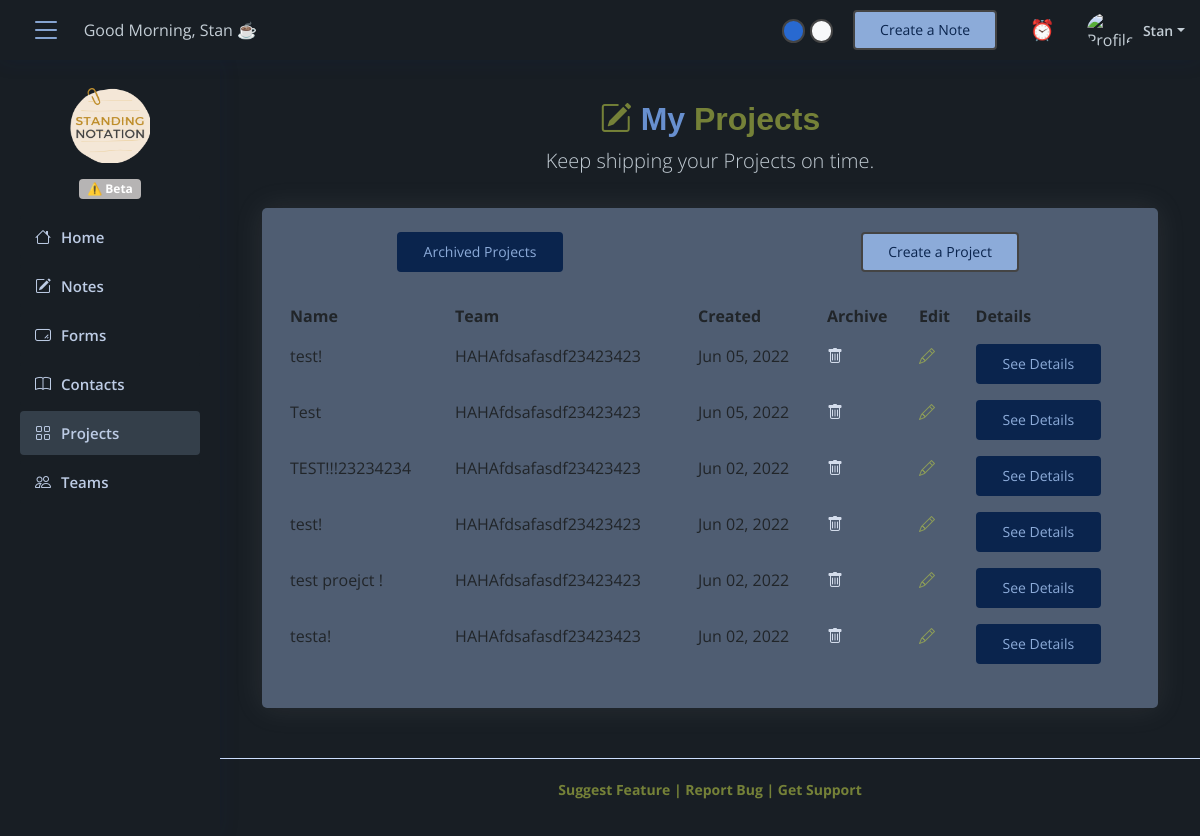
Screenshot of /note/projects/ (signed in) with the database file from the repository.
### accounts/models.py (models this page shows, shortened)
class User(AbstractUser, PermissionsMixin):
    updated = models.DateTimeField(auto_now=True) # Be sure to update this when they save profile settings
    created = models.DateTimeField(auto_now_add=True)
    profile_photo = models.ImageField(default='default.jpg')
    first_name = models.CharField(max_length=50, blank=False)
    last_name = models.CharField(max_length=50, blank=False)
    email = models.EmailField(max_length=254, unique=True)
    email_confirmed = models.BooleanField(default=False)
    password = models.CharField(max_length=200)
    dark_mode = models.BooleanField(default=False)
    receive_email_notifications = models.BooleanField(default=True)
    team_user = models.BooleanField(default=True) # toggle to false when makes manager link
    manager_id = models.CharField(max_length=200, blank=True) # Redundant if team_user=True, but that's okay
    username = None
    is_active = models.BooleanField(default=True)
    is_admin = models.BooleanField(default=True)
    is_staff = models.BooleanField(default=True)
    is_superuser = models.BooleanField(default=True)
    USERNAME_FIELD = 'email'
    REQUIRED_FIELDS = ['password']
    objects = CustomUserManager()

### note/models.py (models this page shows, shortened)
class Project(models.Model):
    user = models.ForeignKey(settings.AUTH_USER_MODEL, related_name="myproject",  on_delete=models.CASCADE, null=True) # THIS IS FOR THE CURRENT LOGGED IN USER / TEAM LEAD
    team = models.ForeignKey(Team, related_name="projectteam",  on_delete=models.CASCADE, null=True) # Team can have many projects, so a project gets a team
    title = models.CharField(max_length=120)
    created = models.DateTimeField(auto_now_add=True)
    archived = models.BooleanField(default=False)

class Team(models.Model):
    user = models.ForeignKey(settings.AUTH_USER_MODEL, related_name="myteam",  on_delete=models.CASCADE, null=True) # THIS IS FOR THE CURRENT LOGGED IN USER / TEAM LEAD
    contacts = models.ManyToManyField(Contact, related_name="teamContacts")
    title = models.CharField(max_length=120)
    created = models.DateTimeField(auto_now_add=True)
    archived = models.BooleanField(default=False)

### note/views.py (the view)
# urls.py: path('projects/', projects, name="projects"),
@login_required(login_url='login')
def projects(request):
    projects = Project.objects.filter(user=request.user).order_by('-id')
    projects = projects.filter(archived=False)
    teams = Team.objects.filter(user=request.user).order_by('-id')
    context = {
        'teams':teams, # for the create modal
        'projects':projects,
    }
    return render(request, 'note/projects/projects.html', context)

### note/templates/note/projects/projects.html (shortened to what this page needs)
{% extends 'note/base.html' %}
{% load static %}
{% block content %}
  <main id="main" class="main">
    <section class="section">
        <div class="container-fluid">
          <header class="text-center">
            <h2><i class="bi bi-pencil-square text-warning"></i> My <span class="text-warning"> Projects</span></h2>
            <p class="lead">Keep shipping your Projects on time.</p>
          </header>
          <div class="row justify-content-center">
             <div class="col-12">
              <div class="card recent-sales overflow-auto">
                <div class="row">
                    <div class="col-md-6 text-center">
                      <a href="{% url 'archived-projects' %}" class="mb-4 mt-4 get-started-btn-inverted">Archived Projects</a>
                    </div>
                    <div class="col-md-6 text-center">
                      <p style="cursor:pointer" id="projectBtn" class="mb-4 mt-4 get-started-btn">Create a Project</p>
                    </div>
                  </div>
                <div class="card-body">
                  {% if projects %}
                  <table class="table table-borderless datatable">
                    <thead>
                      <tr>
                        <th scope="col">Name</th>
                        <th scope="col">Team</th>
                        <th scope="col">Created</th>
                        <th scope="col">Archive</th>
                        <th scope="col">Edit</th>
                        <th scope="col">Details</th>
                      </tr>
                    </thead>
                    <tbody>
                      {% for project in projects %}
                      <tr>
                        <td>{{project.title}}</td>
                        <td>{{project.team.title}}</td>
                        <td>{{project.created|date:"M d, Y" }}</td>
                        <td><a href="{% url 'archive-project' project.id %}"><i class="bi bi-trash text-danger"></i></a></td>
                        <td><a href="{% url 'edit-project' project.id %}"><i class="bi bi-pencil text-warning"></i></a></td>
                        <td><a href="{% url 'project-details' project.id %}" class="get-started-btn-inverted">See Details</a></td>
                      </tr>
                      {% endfor %}
                    </tbody>
                  </table>
                  {% else %}
                  <div class="row p-5">
                    <div class="col-md-12 text-center">
                      <h4>Nothing to see here... 👾</h4>
                    </div>
                  </div>
                  {% endif %}
                </div>
              </div>
            </div>
          </div>
        </div>
    </section>
  </main>
{% endblock content %}

### note/templates/note/base.html (shortened to what this page needs)
{% load static %}
<!DOCTYPE html>
<html lang="en">
<head>
  <link href="{% static 'dashboard/vendor/bootstrap/css/bootstrap.min.css' %}" rel="stylesheet">
  <link href="{% static 'dashboard/vendor/bootstrap-icons/bootstrap-icons.css' %}" rel="stylesheet">
  <link href="{% static 'dashboard/vendor/boxicons/css/boxicons.min.css' %}" rel="stylesheet">
  <link href="{% static 'dashboard/vendor/quill/quill.snow.css' %}" rel="stylesheet">
  <link href="{% static 'dashboard/vendor/quill/quill.bubble.css' %}" rel="stylesheet">
  <link href="{% static 'dashboard/vendor/remixicon/remixicon.css' %}" rel="stylesheet">
  <link href="{% static 'dashboard/vendor/simple-datatables/style.css' %}" rel="stylesheet">
  {% if user.dark_mode %}
  <link href="{% static 'dashboard/css/dark-mode.css' %}" rel="stylesheet">
  {% else %}
  <link href="{% static 'dashboard/css/style.css' %}" rel="stylesheet">
  {% endif %}
</head>
<body>
  <header id="header" class="header fixed-top d-flex align-items-center">
    <div class="d-flex align-items-center justify-content-between">
      <i class="bi bi-list toggle-sidebar-btn"></i>
      <p style="margin-left:4%; width:500px;" class="mt-3 invisible" id="morning_welcome">Good Morning, {{user.first_name}} ☕</p>
    </div>
    <nav class="header-nav ms-auto">
      <ul class="d-flex align-items-center">
        <li class="nav-item"><div style="width:71px;"><span style="border: 2px solid #444444; background-color: #2869d0" class="badge rounded-pill"><a href="{% url 'dark-mode-toggle' 1 %}"><span class="invisible">.</span></a></span><span style="border: 2px solid #444444; margin-left:7%;" class="badge rounded-pill bg-light"><a href="{% url 'dark-mode-toggle' 2 %}"><span class="invisible">.</span></a></span></div></li>
        {% if user.team_user %}
        {% else %}
          <li class="nav-item" style="margin-right:4%;" ><a class="get-started-btn" id="createNoteBtn">Create a Note</a></li>
        {% endif %}
        <li class="nav-item dropdown">
          <a class="nav-link nav-icon" href="#" data-bs-toggle="dropdown">⏰<span class="badge bg-warning badge-number" id="unread-alerts-bubble"></span>
          </a>
        </li>
        <li class="nav-item dropdown pe-3">
          <a class="nav-link nav-profile d-flex align-items-center pe-0" href="#" data-bs-toggle="dropdown">
            <img src="" id="profile-photo" alt="Profile" class="rounded-circle">
            <span class="d-none d-md-block dropdown-toggle ps-2">{{ user.first_name|title }}</span>
          </a>
        </li>
      </ul>
    </nav>
  </header>
  <aside id="sidebar" class="sidebar">
  <div class="container-fluid">
    <div class="row justify-content-center mb-2">
      <img onclick="window.location.href  = 'http://127.0.0.1:8000/note/dashboard/'" class="mt-2" style="width:104px; height:75px;" src="{% static 'img/logo.png' %}">
      <div class="row text-center">
        <div class="col-md-12">
         <span class="badge bg-warning badge-number mt-3 mb-2" style="background-color:#b6b4b4 !important;">⚠️ Beta</span>
        </div>
      </div>
    </div>
  </div>
    <ul class="sidebar-nav" id="sidebar-nav">
      <li class="nav-item">
        <a class="nav-link collapsed" href="{% url 'dashboard' %}" id="dashboard">
          <i class="bi bi-house"></i>
          <span>Home</span>
        </a>
      </li>
      <li class="nav-item">
        <a class="nav-link collapsed" href="{% url 'notes' %}" id="notes">
          <i class="bi bi-pencil-square"></i>
          <span>Notes</span>
        </a>
      </li>
      {% if user.team_user %}
      {% else %}
      <li class="nav-item">
        <a class="nav-link collapsed" href="{% url 'forms' %}" id="forms">
          <i class="bi bi-textarea-resize"></i>
          <span>Forms</span>
        </a>
      </li>
      <li class="nav-item">
        <a class="nav-link collapsed" href="{% url 'contacts' %}" id="contacts">
          <i class="bi bi-book"></i>
          <span>Contacts</span>
        </a>
      </li>
      <li class="nav-item">
        <a class="nav-link collapsed" href="{% url 'projects' %}" id="projects">
          <i class="bi bi-grid"></i>
          <span>Projects</span>
        </a>
      </li>
      <li class="nav-item">
        <a class="nav-link collapsed" href="{% url 'teams' %}" id="teams">
          <i class="bi bi-people"></i>
          <span>Teams</span>
        </a>
      </li>
      {% endif %}
    </ul>
  </aside>
  {% block content %} {% endblock %}
  <footer id="footer" class="footer">
    <div class="copyright">
     <p class="text-warning" id="sendFeedbackModalBtn" style="cursor:pointer;">Suggest Feature | Report Bug | Get Support</p>
    </div>
  </footer>
</body>
</html>

### static_in_env/dashboard/css/dark-mode.css (style rules this page uses)
:root { scroll-behavior: smooth; }
body { font-family: "Open Sans", sans-serif; background: #181e24; color: hsl(207, 18%, 80%); }
a { color: #b7c84695; text-decoration: none; }
h1, h2, h3, h4, h5, h6 { font-family: "Helvetica", sans-serif; color: #6890cf; font-weight: 900; }
.text-warning { color: #b7c84695 !important; font-weight:700; }
.lead { margin-bottom: 3.5% !important; }
#main { margin-top: 80px; padding: 20px 30px; transition: all 0.3s; }
.get-started-btn { color: #0a244d; background: #8cabd9; border-radius: 4px; padding: 7px 25px 8px 25px; white-space: nowrap; transition: 0.3s; font-size: 14px; display: inline-block; border: 2px solid #444444; }
.get-started-btn-inverted { color: #8cabd9; background: #0a244d; border-radius: 4px; padding: 7px 25px 8px 25px; white-space: nowrap; transition: 0.3s; font-size: 14px; display: inline-block; border: 2px solid #0a244d; }
.card { margin-bottom: 30px; border: none; border-radius: 5px; box-shadow: 0px 0 30px rgba(194, 195, 196, 0.1); background-color: #4f5d72; }
.card-body { padding: 0 20px 20px 20px; }
.header { transition: all 0.5s; z-index: 997; height: 60px; box-shadow: 0px 2px 20px rgba(1, 41, 112, 0.1); background-color: #181e24; padding-left: 20px; }
.header .toggle-sidebar-btn { font-size: 32px; padding-left: 10px; cursor: pointer; color: #8cabd9; }
.header-nav ul { list-style: none; }
.header-nav > ul { margin: 0; padding: 0; }
.header-nav .nav-icon { font-size: 20px; color: #0a244d; }
.header-nav .nav-profile { color: hsl(207, 18%, 80%); }
.header-nav .nav-profile img { max-height: 36px; }
.header-nav .nav-profile span { font-size: 14px; font-weight: 600; }
.sidebar { position: fixed; top: 60px; left: 0; bottom: 0; width: 220px; z-index: 996; transition: all 0.3s; padding: 20px; overflow-y: auto; scrollbar-width: thin; scrollbar-color: #aab7cf transparent; box-shadow: 0px 0px 20px rgba(1, 41, 112, 0.1); background-color: #181e24; }
@media (min-width: 1200px) { #main, #footer { margin-left: 220px; } }
.sidebar-nav { padding: 0; margin: 0; list-style: none; }
.sidebar-nav li { padding: 0; margin: 0; list-style: none; }
.sidebar-nav .nav-item { margin-bottom: 5px; }
.sidebar-nav .nav-link { display: flex; align-items: center; font-size: 15px; font-weight: 600; color: #bdcce5; transition: 0.3; background: #343f4a; padding: 10px 15px; border-radius: 4px; }
.sidebar-nav .nav-link i { font-size: 16px; margin-right: 10px; color: #bdcce5; }
.sidebar-nav .nav-link.collapsed { color: #bdcce5; background: #181e24; }
.sidebar-nav .nav-link.collapsed i { color: #bdcce5; }
.footer { padding: 20px 0; font-size: 14px; transition: all 0.3s; border-top: 1px solid #cddfff; }
.footer .copyright { text-align: center; color: #0a244d; }
.text-danger { color: #d4ddec !important; font-weight: 700; }

### rows the page displays
User: first_name "Stan"
Project: title "test!", team "HAHAfdsafasdf23423423", created "Jun 05, 2022"
Project: title "Test", team "HAHAfdsafasdf23423423", created "Jun 05, 2022"
Project: title "TEST!!!23234234", team "HAHAfdsafasdf23423423", created "Jun 02, 2022"
Project: title "test!", team "HAHAfdsafasdf23423423", created "Jun 02, 2022"
Project: title "test proejct !", team "HAHAfdsafasdf23423423", created "Jun 02, 2022"
Project: title "testa!", team "HAHAfdsafasdf23423423", created "Jun 02, 2022"
